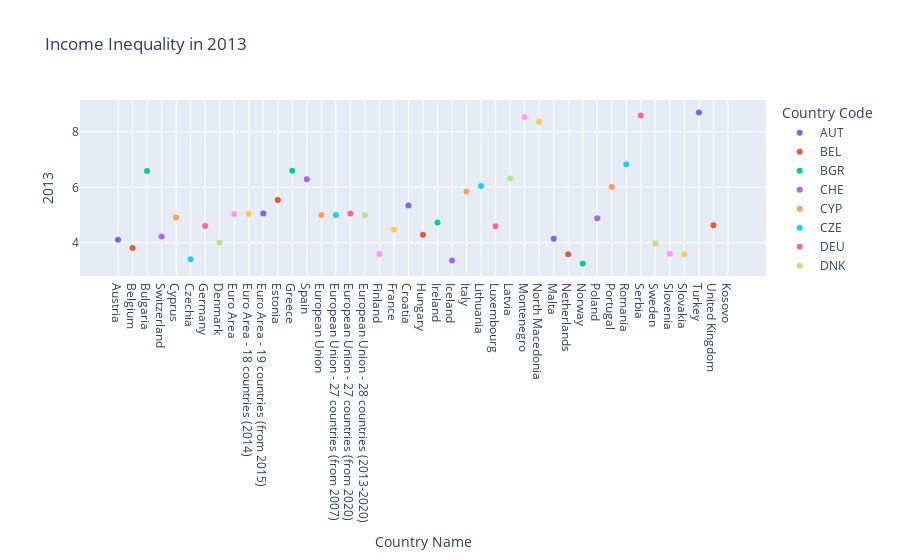

Source (notebook cell):
### Code cell
# scatter plot for income inequality among EU countries for 2013 (change year to get scatter plot for different years)

fig = px.scatter(Inequality_csv, y="2013", x="Country Name", title='Income Inequality in 2013', color = 'Country Code')
fig.show()

### Figure 1 — Plotly figure (JSON) as saved in the notebook; plotly's stock layout.template omitted (floating-point values rounded to 4 significant figures)
{"data": [{"hovertemplate": "Country Code=AUT<br>Country Name=%{x}<br>2013=%{y}<extra></extra>", "legendgroup": "AUT", "marker": {"color": "#636efa", "symbol": "circle"}, "mode": "markers", "name": "AUT", "orientation": "v", "showlegend": true, "type": "scatter", "x": ["Austria"], "xaxis": "x", "y": [4.11], "yaxis": "y"}, {"hovertemplate": "Country Code=BEL<br>Country Name=%{x}<br>2013=%{y}<extra></extra>", "legendgroup": "BEL", "marker": {"color": "#EF553B", "symbol": "circle"}, "mode": "markers", "name": "BEL", "orientation": "v", "showlegend": true, "type": "scatter", "x": ["Belgium"], "xaxis": "x", "y": [3.81], "yaxis": "y"}, {"hovertemplate": "Country Code=BGR<br>Country Name=%{x}<br>2013=%{y}<extra></extra>", "legendgroup": "BGR", "marker": {"color": "#00cc96", "symbol": "circle"}, "mode": "markers", "name": "BGR", "orientation": "v", "showlegend": true, "type": "scatter", "x": ["Bulgaria"], "xaxis": "x", "y": [6.59], "yaxis": "y"}, {"hovertemplate": "Country Code=CHE<br>Country Name=%{x}<br>2013=%{y}<extra></extra>", "legendgroup": "CHE", "marker": {"color": "#ab63fa", "symbol": "circle"}, "mode": "markers", "name": "CHE", "orientation": "v", "showlegend": true, "type": "scatter", "x": ["Switzerland"], "xaxis": "x", "y": [4.22], "yaxis": "y"}, {"hovertemplate": "Country Code=CYP<br>Country Name=%{x}<br>2013=%{y}<extra></extra>", "legendgroup": "CYP", "marker": {"color": "#FFA15A", "symbol": "circle"}, "mode": "markers", "name": "CYP", "orientation": "v", "showlegend": true, "type": "scatter", "x": ["Cyprus"], "xaxis": "x", "y": [4.91], "yaxis": "y"}, {"hovertemplate": "Country Code=CZE<br>Country Name=%{x}<br>2013=%{y}<extra></extra>", "legendgroup": "CZE", "marker": {"color": "#19d3f3", "symbol": "circle"}, "mode": "markers", "name": "CZE", "orientation": "v", "showlegend": true, "type": "scatter", "x": ["Czechia"], "xaxis": "x", "y": [3.4], "yaxis": "y"}, {"hovertemplate": "Country Code=DEU<br>Country Name=%{x}<br>2013=%{y}<extra></extra>", "legendgroup": "DEU", "marker": {"color": "#FF6692", "symbol": "circle"}, "mode": "markers", "name": "DEU", "orientation": "v", "showlegend": true, "type": "scatter", "x": ["Germany "], "xaxis": "x", "y": [4.6], "yaxis": "y"}, {"hovertemplate": "Country Code=DNK<br>Country Name=%{x}<br>2013=%{y}<extra></extra>", "legendgroup": "DNK", "marker": {"color": "#B6E880", "symbol": "circle"}, "mode": "markers", "name": "DNK", "orientation": "v", "showlegend": true, "type": "scatter", "x": ["Denmark"], "xaxis": "x", "y": [4.01], "yaxis": "y"}, {"hovertemplate": "Country Code=EA<br>Country Name=%{x}<br>2013=%{y}<extra></extra>", "legendgroup": "EA", "marker": {"color": "#FF97FF", "symbol": "circle"}, "mode": "markers", "name": "EA", "orientation": "v", "showlegend": true, "type": "scatter", "x": ["Euro Area"], "xaxis": "x", "y": [5.04], "yaxis": "y"}, {"hovertemplate": "Country Code=EA18<br>Country Name=%{x}<br>2013=%{y}<extra></extra>", "legendgroup": "EA18", "marker": {"color": "#FECB52", "symbol": "circle"}, "mode": "markers", "name": "EA18", "orientation": "v", "showlegend": true, "type": "scatter", "x": ["Euro Area - 18 countries (2014)"], "xaxis": "x", "y": [5.04], "yaxis": "y"}, {"hovertemplate": "Country Code=EA19<br>Country Name=%{x}<br>2013=%{y}<extra></extra>", "legendgroup": "EA19", "marker": {"color": "#636efa", "symbol": "circle"}, "mode": "markers", "name": "EA19", "orientation": "v", "showlegend": true, "type": "scatter", "x": ["Euro Area - 19 countries (from 2015)"], "xaxis": "x", "y": [5.05], "yaxis": "y"}, {"hovertemplate": "Country Code=EST<br>Country Name=%{x}<br>2013=%{y}<extra></extra>", "legendgroup": "EST", "marker": {"color": "#EF553B", "symbol": "circle"}, "mode": "markers", "name": "EST", "orientation": "v", "showlegend": true, "type": "scatter", "x": ["Estonia"], "xaxis": "x", "y": [5.54], "yaxis": "y"}, {"hovertemplate": "Country Code=GRC<br>Country Name=%{x}<br>2013=%{y}<extra></extra>", "legendgroup": "GRC", "marker": {"color": "#00cc96", "symbol": "circle"}, "mode": "markers", "name": "GRC", "orientation": "v", "showlegend": true, "type": "scatter", "x": ["Greece"], "xaxis": "x", "y": [6.6], "yaxis": "y"}, {"hovertemplate": "Country Code=ESP<br>Country Name=%{x}<br>2013=%{y}<extra></extra>", "legendgroup": "ESP", "marker": {"color": "#ab63fa", "symbol": "circle"}, "mode": "markers", "name": "ESP", "orientation": "v", "showlegend": true, "type": "scatter", "x": ["Spain"], "xaxis": "x", "y": [6.29], "yaxis": "y"}, {"hovertemplate": "Country Code=EU<br>Country Name=%{x}<br>2013=%{y}<extra></extra>", "legendgroup": "EU", "marker": {"color": "#FFA15A", "symbol": "circle"}, "mode": "markers", "name": "EU", "orientation": "v", "showlegend": true, "type": "scatter", "x": ["European Union"], "xaxis": "x", "y": [5], "yaxis": "y"}, {"hovertemplate": "Country Code=EU27_2007<br>Country Name=%{x}<br>2013=%{y}<extra></extra>", "legendgroup": "EU27_2007", "marker": {"color": "#19d3f3", "symbol": "circle"}, "mode": "markers", "name": "EU27_2007", "orientation": "v", "showlegend": true, "type": "scatter", "x": ["European Union - 27 countries (from 2007)"], "xaxis": "x", "y": [5], "yaxis": "y"}, {"hovertemplate": "Country Code=EU27_2020<br>Country Name=%{x}<br>2013=%{y}<extra></extra>", "legendgroup": "EU27_2020", "marker": {"color": "#FF6692", "symbol": "circle"}, "mode": "markers", "name": "EU27_2020", "orientation": "v", "showlegend": true, "type": "scatter", "x": ["European Union - 27 countries (from 2020)"], "xaxis": "x", "y": [5.05], "yaxis": "y"}, {"hovertemplate": "Country Code=EU28<br>Country Name=%{x}<br>2013=%{y}<extra></extra>", "legendgroup": "EU28", "marker": {"color": "#B6E880", "symbol": "circle"}, "mode": "markers", "name": "EU28", "orientation": "v", "showlegend": true, "type": "scatter", "x": ["European Union - 28 countries (2013-2020)"], "xaxis": "x", "y": [5], "yaxis": "y"}, {"hovertemplate": "Country Code=FIN<br>Country Name=%{x}<br>2013=%{y}<extra></extra>", "legendgroup": "FIN", "marker": {"color": "#FF97FF", "symbol": "circle"}, "mode": "markers", "name": "FIN", "orientation": "v", "showlegend": true, "type": "scatter", "x": ["Finland"], "xaxis": "x", "y": [3.59], "yaxis": "y"}, {"hovertemplate": "Country Code=FRA<br>Country Name=%{x}<br>2013=%{y}<extra></extra>", "legendgroup": "FRA", "marker": {"color": "#FECB52", "symbol": "circle"}, "mode": "markers", "name": "FRA", "orientation": "v", "showlegend": true, "type": "scatter", "x": ["France"], "xaxis": "x", "y": [4.48], "yaxis": "y"}, {"hovertemplate": "Country Code=HRV<br>Country Name=%{x}<br>2013=%{y}<extra></extra>", "legendgroup": "HRV", "marker": {"color": "#636efa", "symbol": "circle"}, "mode": "markers", "name": "HRV", "orientation": "v", "showlegend": true, "type": "scatter", "x": ["Croatia"], "xaxis": "x", "y": [5.34], "yaxis": "y"}, {"hovertemplate": "Country Code=HUN<br>Country Name=%{x}<br>2013=%{y}<extra></extra>", "legendgroup": "HUN", "marker": {"color": "#EF553B", "symbol": "circle"}, "mode": "markers", "name": "HUN", "orientation": "v", "showlegend": true, "type": "scatter", "x": ["Hungary"], "xaxis": "x", "y": [4.29], "yaxis": "y"}, {"hovertemplate": "Country Code=IRL<br>Country Name=%{x}<br>2013=%{y}<extra></extra>", "legendgroup": "IRL", "marker": {"color": "#00cc96", "symbol": "circle"}, "mode": "markers", "name": "IRL", "orientation": "v", "showlegend": true, "type": "scatter", "x": ["Ireland"], "xaxis": "x", "y": [4.73], "yaxis": "y"}, {"hovertemplate": "Country Code=ISL<br>Country Name=%{x}<br>2013=%{y}<extra></extra>", "legendgroup": "ISL", "marker": {"color": "#ab63fa", "symbol": "circle"}, "mode": "markers", "name": "ISL", "orientation": "v", "showlegend": true, "type": "scatter", "x": ["Iceland"], "xaxis": "x", "y": [3.36], "yaxis": "y"}, {"hovertemplate": "Country Code=ITA<br>Country Name=%{x}<br>2013=%{y}<extra></extra>", "legendgroup": "ITA", "marker": {"color": "#FFA15A", "symbol": "circle"}, "mode": "markers", "name": "ITA", "orientation": "v", "showlegend": true, "type": "scatter", "x": ["Italy"], "xaxis": "x", "y": [5.85], "yaxis": "y"}, {"hovertemplate": "Country Code=LTU<br>Country Name=%{x}<br>2013=%{y}<extra></extra>", "legendgroup": "LTU", "marker": {"color": "#19d3f3", "symbol": "circle"}, "mode": "markers", "name": "LTU", "orientation": "v", "showlegend": true, "type": "scatter", "x": ["Lithuania"], "xaxis": "x", "y": [6.05], "yaxis": "y"}, {"hovertemplate": "Country Code=LUX<br>Country Name=%{x}<br>2013=%{y}<extra></extra>", "legendgroup": "LUX", "marker": {"color": "#FF6692", "symbol": "circle"}, "mode": "markers", "name": "LUX", "orientation": "v", "showlegend": true, "type": "scatter", "x": ["Luxembourg"], "xaxis": "x", "y": [4.59], "yaxis": "y"}, {"hovertemplate": "Country Code=LVA<br>Country Name=%{x}<br>2013=%{y}<extra></extra>", "legendgroup": "LVA", "marker": {"color": "#B6E880", "symbol": "circle"}, "mode": "markers", "name": "LVA", "orientation": "v", "showlegend": true, "type": "scatter", "x": ["Latvia"], "xaxis": "x", "y": [6.32], "yaxis": "y"}, {"hovertemplate": "Country Code=MNE<br>Country Name=%{x}<br>2013=%{y}<extra></extra>", "legendgroup": "MNE", "marker": {"color": "#FF97FF", "symbol": "circle"}, "mode": "markers", "name": "MNE", "orientation": "v", "showlegend": true, "type": "scatter", "x": ["Montenegro"], "xaxis": "x", "y": [8.54], "yaxis": "y"}, {"hovertemplate": "Country Code=MKD<br>Country Name=%{x}<br>2013=%{y}<extra></extra>", "legendgroup": "MKD", "marker": {"color": "#FECB52", "symbol": "circle"}, "mode": "markers", "name": "MKD", "orientation": "v", "showlegend": true, "type": "scatter", "x": ["North Macedonia"], "xaxis": "x", "y": [8.37], "yaxis": "y"}, {"hovertemplate": "Country Code=MLT<br>Country Name=%{x}<br>2013=%{y}<extra></extra>", "legendgroup": "MLT", "marker": {"color": "#636efa", "symbol": "circle"}, "mode": "markers", "name": "MLT", "orientation": "v", "showlegend": true, "type": "scatter", "x": ["Malta"], "xaxis": "x", "y": [4.14], "yaxis": "y"}, {"hovertemplate": "Country Code=NLD<br>Country Name=%{x}<br>2013=%{y}<extra></extra>", "legendgroup": "NLD", "marker": {"color": "#EF553B", "symbol": "circle"}, "mode": "markers", "name": "NLD", "orientation": "v", "showlegend": true, "type": "scatter", "x": ["Netherlands"], "xaxis": "x", "y": [3.58], "yaxis": "y"}, {"hovertemplate": "Country Code=NOR<br>Country Name=%{x}<br>2013=%{y}<extra></extra>", "legendgroup": "NOR", "marker": {"color": "#00cc96", "symbol": "circle"}, "mode": "markers", "name": "NOR", "orientation": "v", "showlegend": true, "type": "scatter", "x": ["Norway"], "xaxis": "x", "y": [3.25], "yaxis": "y"}, {"hovertemplate": "Country Code=POL<br>Country Name=%{x}<br>2013=%{y}<extra></extra>", "legendgroup": "POL", "marker": {"color": "#ab63fa", "symbol": "circle"}, "mode": "markers", "name": "POL", "orientation": "v", "showlegend": true, "type": "scatter", "x": ["Poland"], "xaxis": "x", "y": [4.88], "yaxis": "y"}, {"hovertemplate": "Country Code=PRT<br>Country Name=%{x}<br>2013=%{y}<extra></extra>", "legendgroup": "PRT", "marker": {"color": "#FFA15A", "symbol": "circle"}, "mode": "markers", "name": "PRT", "orientation": "v", "showlegend": true, "type": "scatter", "x": ["Portugal"], "xaxis": "x", "y": [6.01], "yaxis": "y"}, {"hovertemplate": "Country Code=ROU<br>Country Name=%{x}<br>2013=%{y}<extra></extra>", "legendgroup": "ROU", "marker": {"color": "#19d3f3", "symbol": "circle"}, "mode": "markers", "name": "ROU", "orientation": "v", "showlegend": true, "type": "scatter", "x": ["Romania"], "xaxis": "x", "y": [6.83], "yaxis": "y"}, {"hovertemplate": "Country Code=SRB<br>Country Name=%{x}<br>2013=%{y}<extra></extra>", "legendgroup": "SRB", "marker": {"color": "#FF6692", "symbol": "circle"}, "mode": "markers", "name": "SRB", "orientation": "v", "showlegend": true, "type": "scatter", "x": ["Serbia"], "xaxis": "x", "y": [8.59], "yaxis": "y"}, {"hovertemplate": "Country Code=SWE<br>Country Name=%{x}<br>2013=%{y}<extra></extra>", "legendgroup": "SWE", "marker": {"color": "#B6E880", "symbol": "circle"}, "mode": "markers", "name": "SWE", "orientation": "v", "showlegend": true, "type": "scatter", "x": ["Sweden"], "xaxis": "x", "y": [3.97], "yaxis": "y"}, {"hovertemplate": "Country Code=SVN<br>Country Name=%{x}<br>2013=%{y}<extra></extra>", "legendgroup": "SVN", "marker": {"color": "#FF97FF", "symbol": "circle"}, "mode": "markers", "name": "SVN", "orientation": "v", "showlegend": true, "type": "scatter", "x": ["Slovenia"], "xaxis": "x", "y": [3.6], "yaxis": "y"}, {"hovertemplate": "Country Code=SVK<br>Country Name=%{x}<br>2013=%{y}<extra></extra>", "legendgroup": "SVK", "marker": {"color": "#FECB52", "symbol": "circle"}, "mode": "markers", "name": "SVK", "orientation": "v", "showlegend": true, "type": "scatter", "x": ["Slovakia"], "xaxis": "x", "y": [3.58], "yaxis": "y"}, {"hovertemplate": "Country Code=TUR<br>Country Name=%{x}<br>2013=%{y}<extra></extra>", "legendgroup": "TUR", "marker": {"color": "#636efa", "symbol": "circle"}, "mode": "markers", "name": "TUR", "orientation": "v", "showlegend": true, "type": "scatter", "x": ["Turkey"], "xaxis": "x", "y": [8.7], "yaxis": "y"}, {"hovertemplate": "Country Code=GBR<br>Country Name=%{x}<br>2013=%{y}<extra></extra>", "legendgroup": "GBR", "marker": {"color": "#EF553B", "symbol": "circle"}, "mode": "markers", "name": "GBR", "orientation": "v", "showlegend": true, "type": "scatter", "x": ["United Kingdom"], "xaxis": "x", "y": [4.63], "yaxis": "y"}, {"hovertemplate": "Country Code=XKX<br>Country Name=%{x}<br>2013=%{y}<extra></extra>", "legendgroup": "XKX", "marker": {"color": "#00cc96", "symbol": "circle"}, "mode": "markers", "name": "XKX", "orientation": "v", "showlegend": true, "type": "scatter", "x": ["Kosovo"], "xaxis": "x", "y": [null], "yaxis": "y"}], "layout": {"legend": {"title": {"text": "Country Code"}, "tracegroupgap": 0}, "title": {"text": "Income Inequality in 2013"}, "xaxis": {"anchor": "y", "domain": [0, 1], "title": {"text": "Country Name"}}, "yaxis": {"anchor": "x", "domain": [0, 1], "title": {"text": "2013"}}}}
